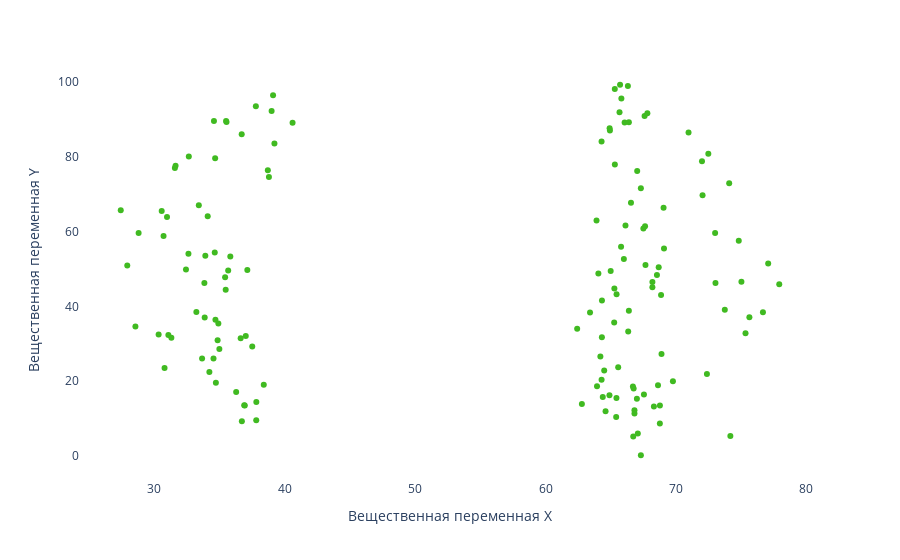

The cell this chart's notebook holds for it:
### Markdown cell above
# Общие выводы

### Логистическая регрессия на основе координат оказалась неспобна выделить интересующую нас фигуру как на стандартнои пороге 0.5, так и на оптимальной пороге 0.06. Точность оказалась на уровне случайного гадания.

### Code cell
# График разброса
fig = px.scatter(df.loc[ df["dataset"] == 1, :], x='x', y='y', color_discrete_sequence=[corp_col], size_max=10)

# Фон и подписи
fig.update_layout(
    plot_bgcolor='white',
    xaxis_title='Вещественная переменная X',
    yaxis_title='Вещественная переменная Y'
)

fig.show()

### Figure 1 — Plotly figure (JSON) as saved in the notebook; plotly's stock layout.template omitted (floating-point values rounded to 4 significant figures; data arrays with more than 128 entries replaced by an {"elided": "..."} marker saying what was removed)
{"data": [{"hovertemplate": "x=%{x}<br>y=%{y}<extra></extra>", "legendgroup": "", "marker": {"color": "#40ba21", "symbol": "circle"}, "mode": "markers", "name": "", "orientation": "v", "showlegend": false, "type": "scatter", "x": {"elided": "142 float values"}, "xaxis": "x", "y": {"elided": "142 float values"}, "yaxis": "y"}], "layout": {"legend": {"tracegroupgap": 0}, "margin": {"t": 60}, "plot_bgcolor": "white", "xaxis": {"anchor": "y", "domain": [0, 1], "title": {"text": "Вещественная переменная X"}}, "yaxis": {"anchor": "x", "domain": [0, 1], "title": {"text": "Вещественная переменная Y"}}}}
